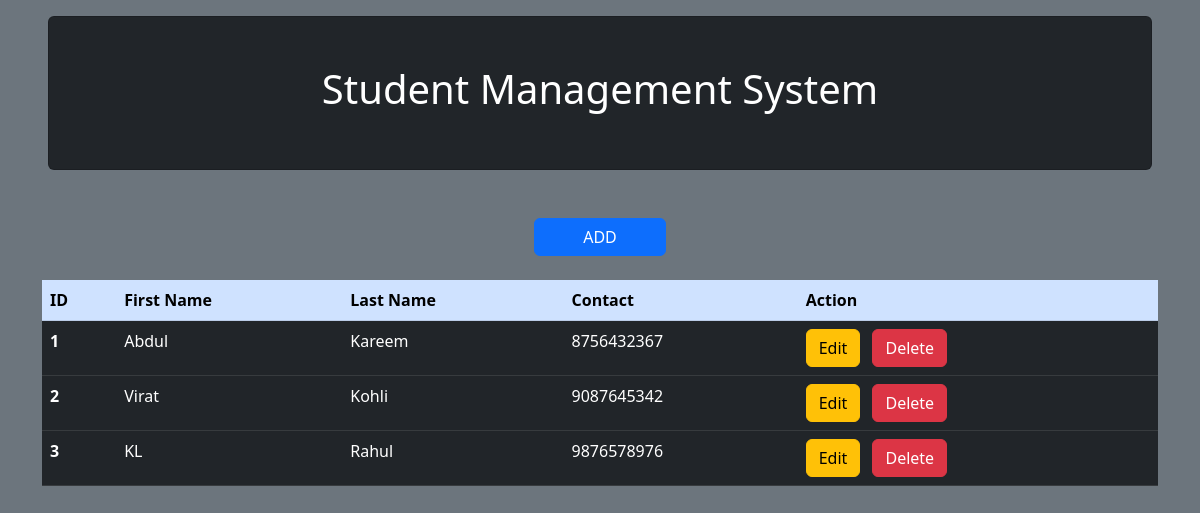
Before: / with the older database file.
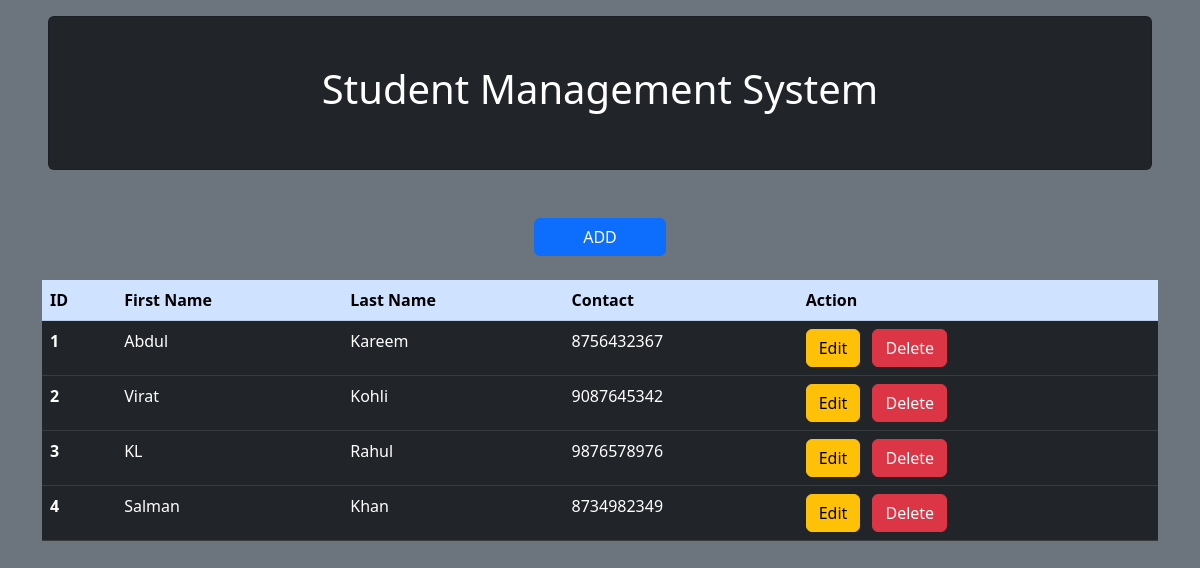
After: the same page with the newer database file.
### student/models.py (models this page shows)
class Student(models.Model):
    first_name = models.CharField(max_length=30)
    last_name = models.CharField(max_length=30)
    contact = models.CharField(max_length=30)

### student/views.py (the view)
# urls.py: 2. Add a URL to urlpatterns:  path('', views.home, name='home')
def home(request):
    all_students = Student.objects.all()
    return render(request, "student/index.html", context={'all_students':all_students})

### student/templates/student/index.html (shortened to what this page needs)
<!DOCTYPE html>
<html lang="en">
  <head>
    <link href="https://cdn.jsdelivr.net/npm/bootstrap@5.2.1/dist/css/bootstrap.min.css" rel="stylesheet">
    <link rel="stylesheet" href="https://cdnjs.cloudflare.com/ajax/libs/font-awesome/4.7.0/css/font-awesome.min.css">
</head>
<body class="bg-secondary">
    <center>
    <div class="card text-bg-dark mx-5 my-3">
      <h1 class="py-5">Student Management System</h1>
    </div>
    <div class="container mt-5">
      <a href="{% url 'add' %}"><button type="button" class="btn btn-primary mb-4 px-5">ADD</button></a>
    <table class="table ">
        <thead class="table-primary">
          <tr>
            <th scope="col">ID</th>
            <th scope="col">First Name</th>
            <th scope="col">Last Name</th>
            <th scope="col">Contact</th>
            <th scope="col">Action</th>
        </tr>
        </thead>
        <tbody class="table-dark table-striped-columns">
          {% for student  in all_students %}
            <tr>
              <th scope="row">{{ forloop.counter }}</th>
              <td>{{ student.first_name }}</td>
              <td>{{ student.last_name }}</td>
              <td>{{ student.contact }}</td>
              <td>
                <a href="{% url 'edit' student.id %}"><button type="button" class="btn btn-warning">Edit</button></a>
                <a href="{% url 'delete' student.id %}"><button type="button" class="btn btn-danger  mx-2">Delete</button></a>
              </td>
            </tr>
          {% endfor %}
        </tbody>
      </table>
    </div>
    </center>
</body>
</html>

Changed rows visible on the page:
added Student: first_name "Salman", last_name "Khan", contact "8734982349"
